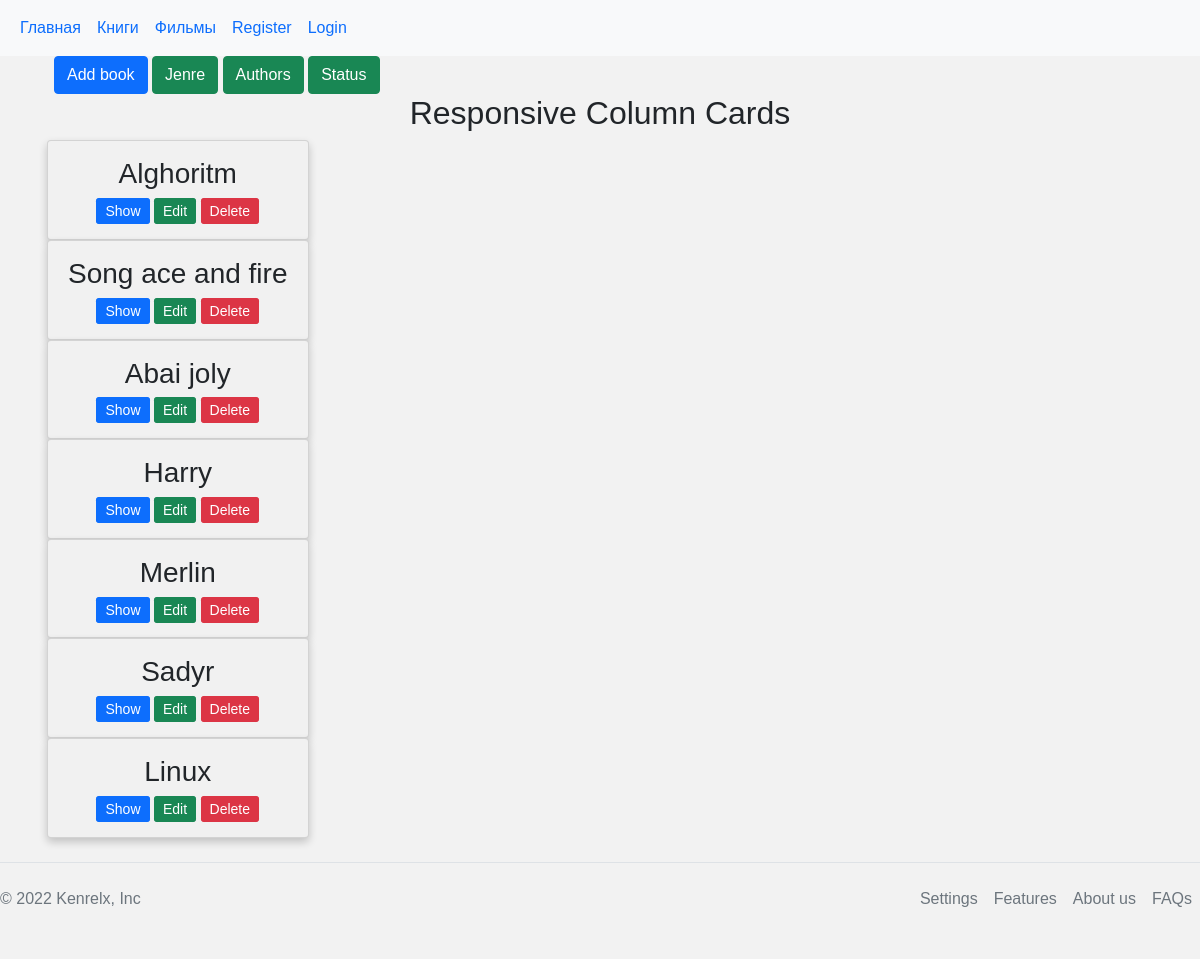
Before: /books with the older database file.
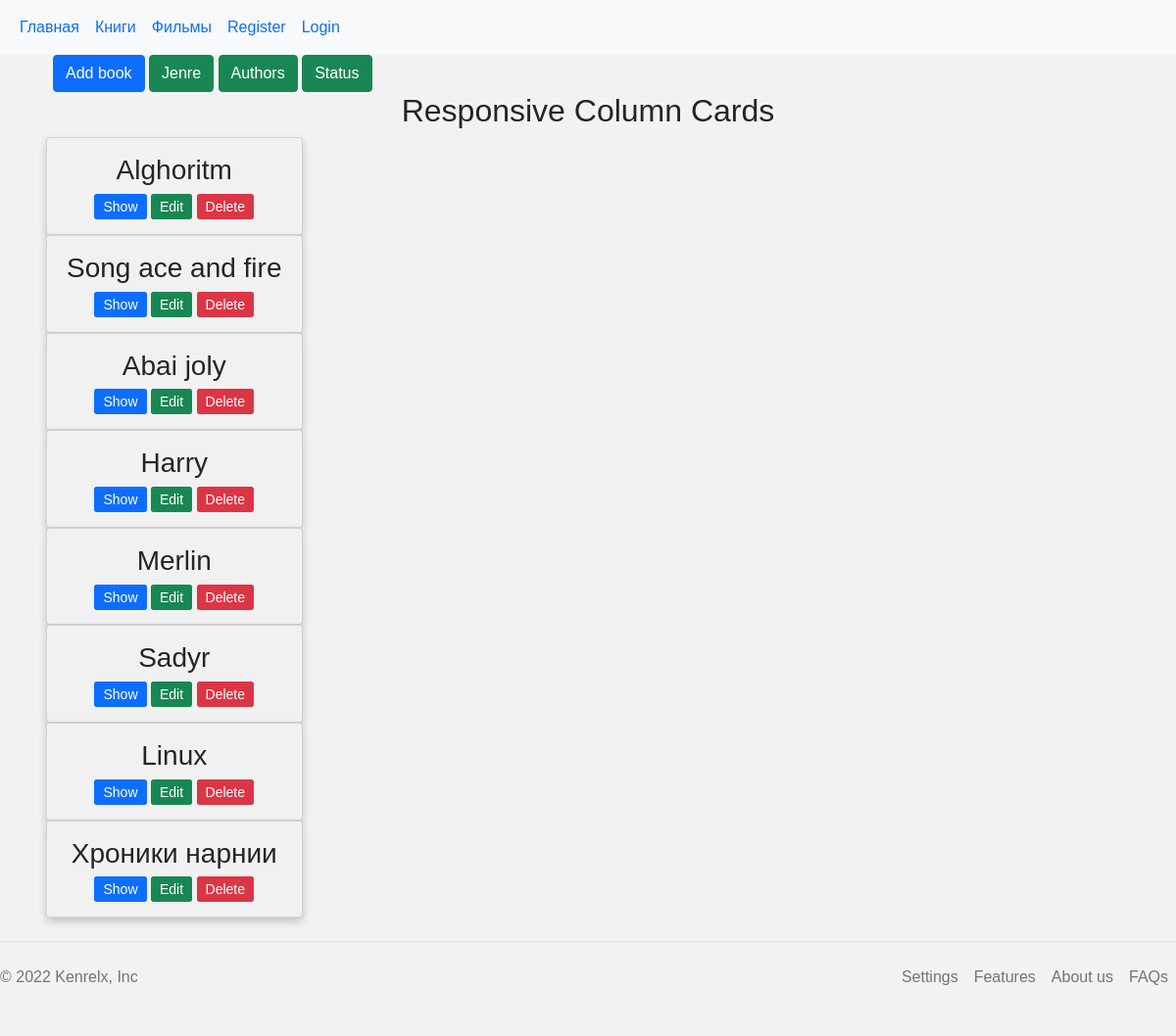
After: the same page with the newer database file.
### tables this page shows
CREATE TABLE books (
    id INTEGER PRIMARY KEY AUTOINCREMENT,
    title TEXT UNIQUE NOT NULL,
    description TEXT NOT NULL,
    author_id INTEGER NOT NULL,
    jenre_id INTEGER NOT NULL,
    status_id INTEGER NOT NULL,
    FOREIGN KEY (author_id) REFERENCES authors (id),
    FOREIGN KEY (jenre_id) REFERENCES jenre (id),
    FOREIGN KEY (status_id) REFERENCES status (id)

);

### library/book.py (the view)
@bp.route('/books')
def books():   # Функция для главной страницы сайта
    db = get_db()
    books = db.execute(
       'SELECT  title, description,author_id,jenre_id, status_id, jenre.name '
        ' FROM books  JOIN jenre  ON books.jenre_id = jenre.id'
    ).fetchall()
    title = 'Books'
    return render_template('book/books.html',title=title,menus=menus, books=books )

### library/auth.py (called while the page is built)
@bp.before_app_request
def load_logged_in_user():
    user_id = session.get('user_id')
    if user_id is None:
        g.user = None
    else:
        g.user = get_db().execute(
            'SELECT * FROM users WHERE id = ?', (user_id,)
        ).fetchone()

### library/db.py (called while the page is built)
def get_db():
    if 'db' not in g:
        g.db = sqlite3.connect(
            current_app.config['DATABASE'],
            detect_types=sqlite3.PARSE_DECLTYPES
        )
        g.db.row_factory = sqlite3.Row
    return g.db

### library/templates/book/books.html (shortened to what this page needs)
{% extends 'base.html' %}
{% block style %} <link rel="stylesheet" href="/static/css/books.css"> {% endblock %}
{% block content %}
<div class="container">
    <div class="container" >
        <a href="add_book"> <button  type="button" class="btn btn-primary">Add book</button></a>
        <a href="jenre"> <button type="button" class="btn btn-primary btn-success" >Jenre</button></a>
          <a href="authors"> <button type="button" class="btn btn-primary btn-success ">Authors</button></a>
          <a href="status"> <button type="button" class="btn btn-primary btn-success ">Status</button></a>
</div>
<h2>Responsive Column Cards</h2>
{% for book in books %}
<div class="row">
  <div class="column">
    <div class="card">
      <h3>{{ book['title'] }}</h3>
      <div>
      <a class="btn btn-primary btn-sm btn-books "  href="#" role="button">Show</a>
      <a class="   btn btn-primary btn-sm btn-success btn-books "   href="#" role="button">Edit</a>
      <a class="  btn btn-primary btn-sm btn-danger btn-books "  href="#" role="button">Delete</a>
    </div>
    </div>
  </div>
</div>
{% endfor %}
</div>
{% endblock %}

### library/templates/base.html (shortened to what this page needs)
<!DOCTYPE html>
<html lang="en">
<head>
    <link rel="stylesheet" href="/static/css/bootstrap.min.css">
    <link rel="stylesheet" href="/static/css/style.css">
    {% block style %} {% endblock %}
</head>
<body>
    <header>
<nav class="navbar navbar-expand-sm bg-light">
    <div class="container-fluid">
      <ul class="navbar-nav">
        {% for menu in menus %}
        <li class="nav-item">
          <a class="nav-link" href="{{ menu['url']}}">{{ menu['name'] }}</a>
        </li>
        {% endfor %}
        {% if g.user['username'] %}
        <li class="nav-item">
          <a class="nav-link" href="#">{{ g.user['username'] }}</a>
        </li>
        {% else %}
        <li class="nav-item">
            <a class="nav-link" href="{{ url_for('auth.register') }}">Register</a>
          </li>
          <li class="nav-item">
            <a class="nav-link" href="{{ url_for('auth.login') }}">Login</a>
          </li>
          {% endif %}
      </ul>
    </div>
  </nav>
    </header>
    {% block content %}
    {% endblock %}
      <footer class="  d-flex flex-wrap justify-content-between align-items-center py-3 my-4 border-top">
        <p class="col-md-4 mb-0 text-muted">&copy; 2022 Kenrelx, Inc</p>
        <a href="/" class="col-md-4 d-flex align-items-center justify-content-center mb-3 mb-md-0 me-md-auto link-dark text-decoration-none">
          <svg class="bi me-2" width="40" height="32"><use xlink:href="#bootstrap"/></svg>
        </a>
        <ul class=" nav col-md-4 justify-content-end">
          <li class="nav-item"><a href="#" class="nav-link px-2 text-muted">Settings</a></li>
          <li class="nav-item"><a href="#" class="nav-link px-2 text-muted">Features</a></li>
          <li class="nav-item"><a href="#" class="nav-link px-2 text-muted">About us</a></li>
          <li class="nav-item"><a href="#" class="nav-link px-2 text-muted">FAQs</a></li>
        </ul>
      </footer>
</body>
</html>

### library/static/css/style.css (style rules this page uses)
body { background-color: #f2f2f2; }

### library/static/css/books.css (style rules this page uses)
* { box-sizing: border-box; }
body { font-family: Arial, Helvetica, sans-serif; }
.column { float: left; width: 25%; padding: 0 10px; }
.row { margin: 0 -5px; }
.row:after { content: ""; display: table; clear: both; }
.card { box-shadow: 0 4px 8px 0 rgba(0, 0, 0, 0.2); padding: 16px; text-align: center; background-color: #f1f1f1; }
h2 { text-align: center; }
.btn-books { display: inline; width: fit-content; }

Changed rows visible on the page:
added books: title "Хроники нарнии"
